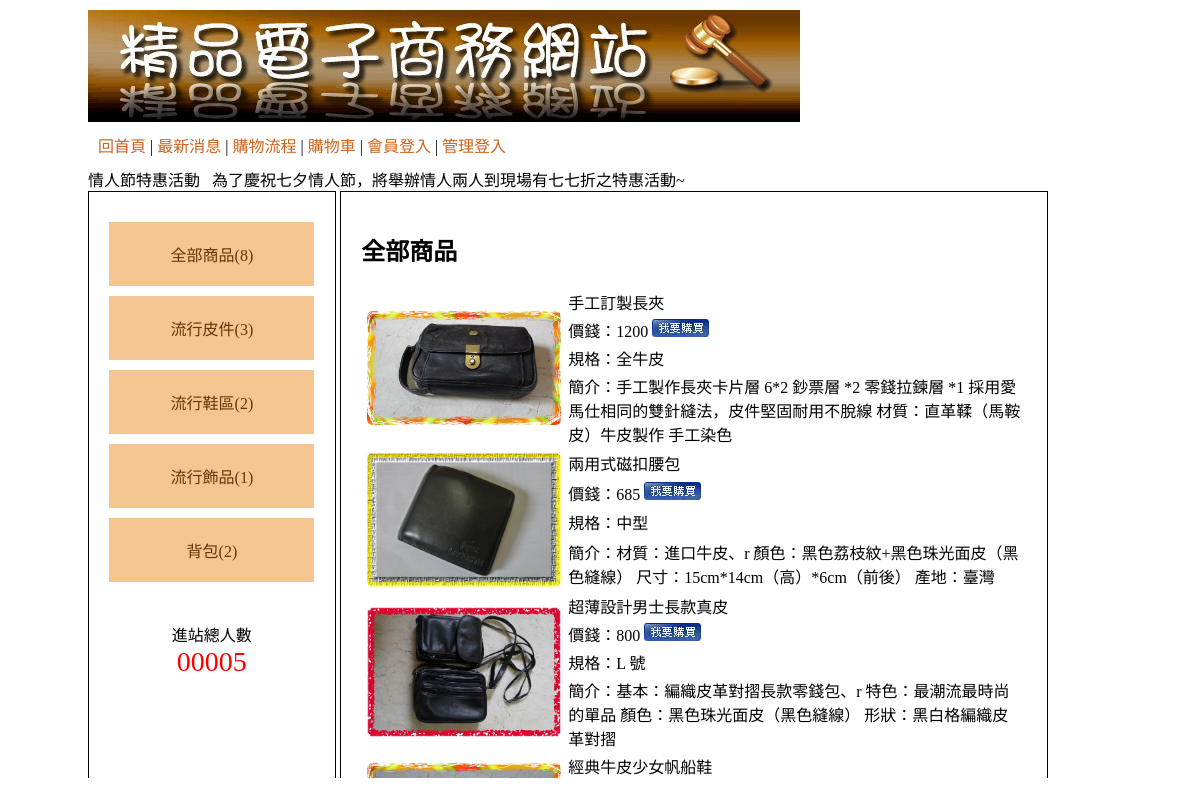
/web04/index.php, run on the app's committed database.
### tables this page shows
CREATE TABLE `q4t4_class` (
  `id` int(10) UNSIGNED NOT NULL,
  `title` text NOT NULL,
  `parent` int(11) NOT NULL
);

CREATE TABLE `q4t5_product` (
  `id` int(10) UNSIGNED NOT NULL,
  `fa` int(11) NOT NULL,
  `son` int(11) NOT NULL,
  `title` text NOT NULL,
  `price` int(11) NOT NULL,
  `spec` text NOT NULL,
  `num` int(11) NOT NULL,
  `img` text NOT NULL,
  `text` text NOT NULL,
  `dpy` int(11) NOT NULL,
  `seq` text NOT NULL
);

### web04/lib.php (called while the page is built, shortened)
<?php
$db = new PDO("mysql:host=127.0.0.1;dbname=db00;charset=utf8", "root", "", null);
function select($tb, $wh)
{
  global $db;
  return $db->query("SELECT * FROM " . $tb . " WHERE " . $wh)->fetchAll();
}

### web04/index.php (the view, shortened to what this page needs)
<?php
include "lib.php";
$main = (empty($_GET['do'])) ? "main" : $_GET['do'];
?>
<!DOCTYPE html PUBLIC "-//W3C//DTD XHTML 1.0 Transitional//EN" "http://www.w3.org/TR/xhtml1/DTD/xhtml1-transitional.dtd">
<html xmlns="http://www.w3.org/1999/xhtml">
<head>
  <link href="./home_files/css.css" rel="stylesheet" type="text/css">
</head>
<body>
  <div id="main" style="width: 1024px;height: 768px;overflow-y:scroll; padding:0; margin:10px auto; border: 0;">
    <div id="top">
      <a href="?">
        <img src="./home_files/0416.jpg">
      </a>
      <div style="padding:10px;">
        <a href="?">回首頁</a> |
        <a href="?do=news">最新消息</a> |
        <a href="?do=look">購物流程</a> |
        <a href="?do=buycart">購物車</a> |
        <?= (empty($_SESSION['user'])) ? '<a href="?do=login">會員登入</a>' : '<a href="api.php?do=logout">會員登出</a>' ?> |
        <a href="admin.php">管理登入</a>
      </div>
      <marquee behavior="" direction="">情人節特惠活動 &nbsp; 為了慶祝七夕情人節，將舉辦情人兩人到現場有七七折之特惠活動~</marquee>
    </div>
    <div id="left" class="ct">
      <div style="min-height:400px;">
        <?php
        $num = count(select("q4t5_product", 1));
        echo '<a href="index.php">全部商品(' . $num . ')</a>';
        $re = select("q4t4_class", "parent=0");
        foreach ($re as $ro) {
          $num = count(select("q4t5_product", "fa=" . $ro['id']));
          echo '<a onmouseover="show(' . $ro['id'] . ')" href="?do=main&fa=' . $ro['id'] . '">' . $ro['title'] . '(' . $num . ')</a>';
        }
        ?>
      </div>
      <span>
        <div>進站總人數</div>
        <div style="color:#f00; font-size:28px;">
          00005 </div>
      </span>
    </div>
    <div id="right">
      <?php include $main . ".php"; ?>
    </div>
  </div>
</body>
</html>

### web04/main.php (shortened to what this page needs)
<h2>
  <?php
  if (empty($_GET['do'])) echo "全部商品";
  else {
    echo select("q4t4_class", "id=" . $_GET['fa'])[0]['title'];
    if (!empty($_GET['son']))
      echo ">" . select("q4t4_class", "id=" . $_GET['son'])[0]['title'];
  }
  ?>
</h2>
<table>
  <?php
  $who = "";
  $re = select("q4t5_product", "dpy=1" . $who);
  foreach ($re as $ro) {
  ?>
    <tr>
      <td rowspan=4><a href="?do=info&id=<?= $ro['id'] ?>"><img src="img/<?= $ro['img'] ?>" width="200"></a></td>
      <td><?= $ro['title'] ?></td>
    </tr>
    <tr>
      <td>價錢：<?= $ro['price'] ?> <a href="?do=info&id=<?= $ro['id'] ?>"><img src="img/0402.jpg" alt=""></a></td>
    </tr>
    <tr>
      <td>規格：<?= $ro['spec'] ?></td>
    </tr>
    <tr>
      <td>簡介：<?= $ro['text'] ?></td>
    </tr>
  <?php
  }
  ?>
</table>

### web04/home_files/css.css (style rules this page uses)
body { font-family:"微軟正黑體"; }
#main { width:1034px; padding:10px; margin:20px auto 20px auto; border:#000 solid 1px; min-height:768px; }
#top a { color:#CE631C; text-decoration:none; }
#left { display:inline-block; width:20%; padding:2%; min-height:550px; vertical-align:top; border:#000 1px solid; }
#left a { display:block; padding:20px 5px 20px 5px; text-decoration:none; background:#F4C591; margin:10px auto 10px auto; color:#65350A; }
.ct { text-align:center; }
#right { display:inline-block; width:65%; padding:2%; min-height:550px; border:#000 1px solid; }

### data on the page
q4t4_class: title "流行皮件", num "3"
q4t4_class: title "流行鞋區", num "2"
q4t4_class: title "流行飾品", num "1"
q4t4_class: title "背包", num "2"
q4t5_product: img (picture), title "手工訂製長夾", price "1200", spec "全牛皮", text "手工製作長夾卡片層 6*2 鈔票層 *2 零錢拉鍊層 *1 採用愛馬仕相同的雙針縫法，皮件堅固耐用不脫線 材質：直革鞣（馬鞍皮）牛皮製作 手工染色"
q4t5_product: img (picture), title "兩用式磁扣腰包", price "685", spec "中型", text "材質：進口牛皮、r 顏色：黑色荔枝紋+黑色珠光面皮（黑色縫線） 尺寸：15cm*14cm（高）*6cm（前後） 產地：臺灣"
q4t5_product: img (picture), title "超薄設計男士長款真皮", price "800", spec "L 號", text "基本：編織皮革對摺長款零錢包、r 特色：最潮流最時尚的單品 顏色：黑色珠光面皮（黑色縫線） 形狀：黑白格編織皮革對摺"
q4t5_product: img (picture), title "經典牛皮少女帆船鞋"

### other printed values
$num "8"
